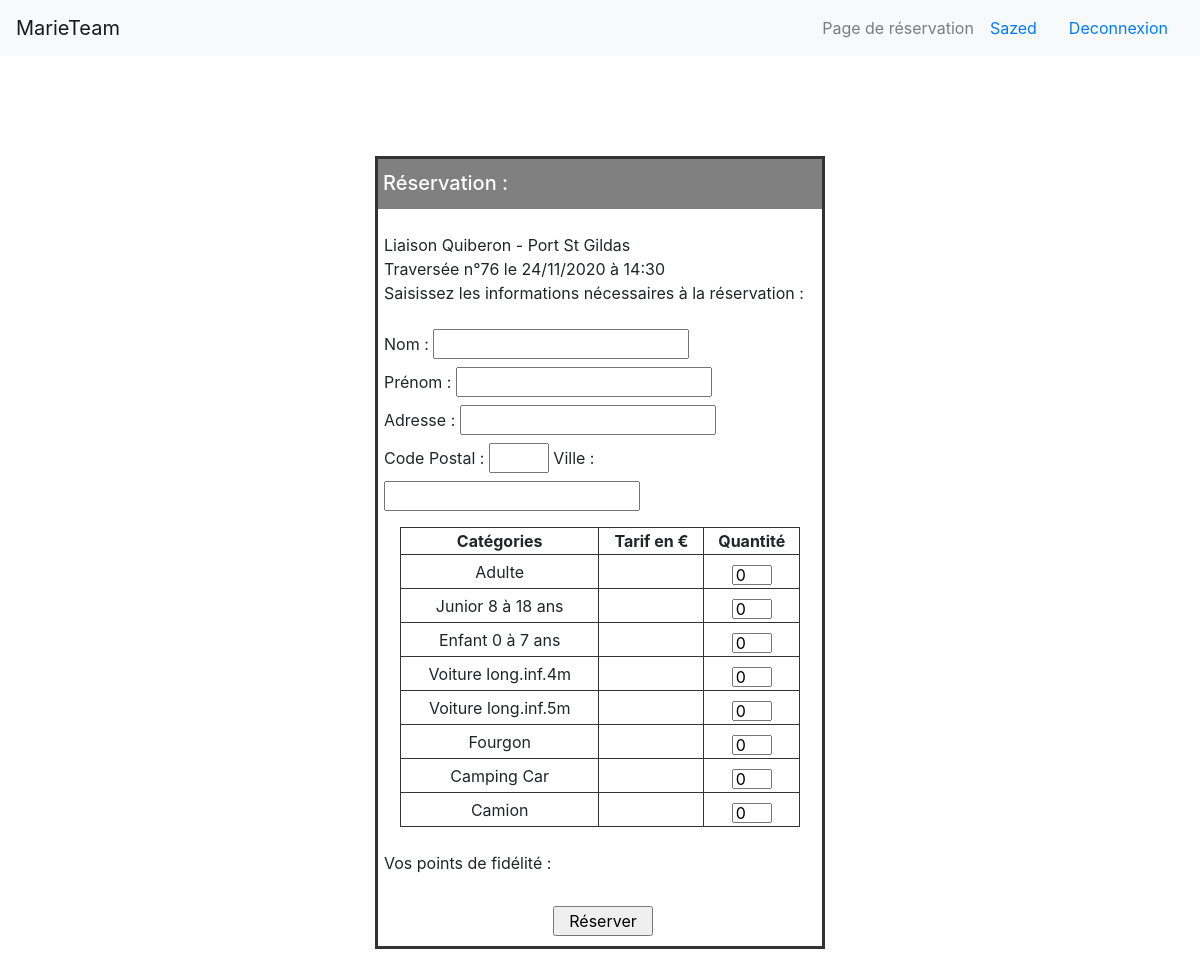
Before: /Reservation.php?reservation=76 (signed in) with the older database file.
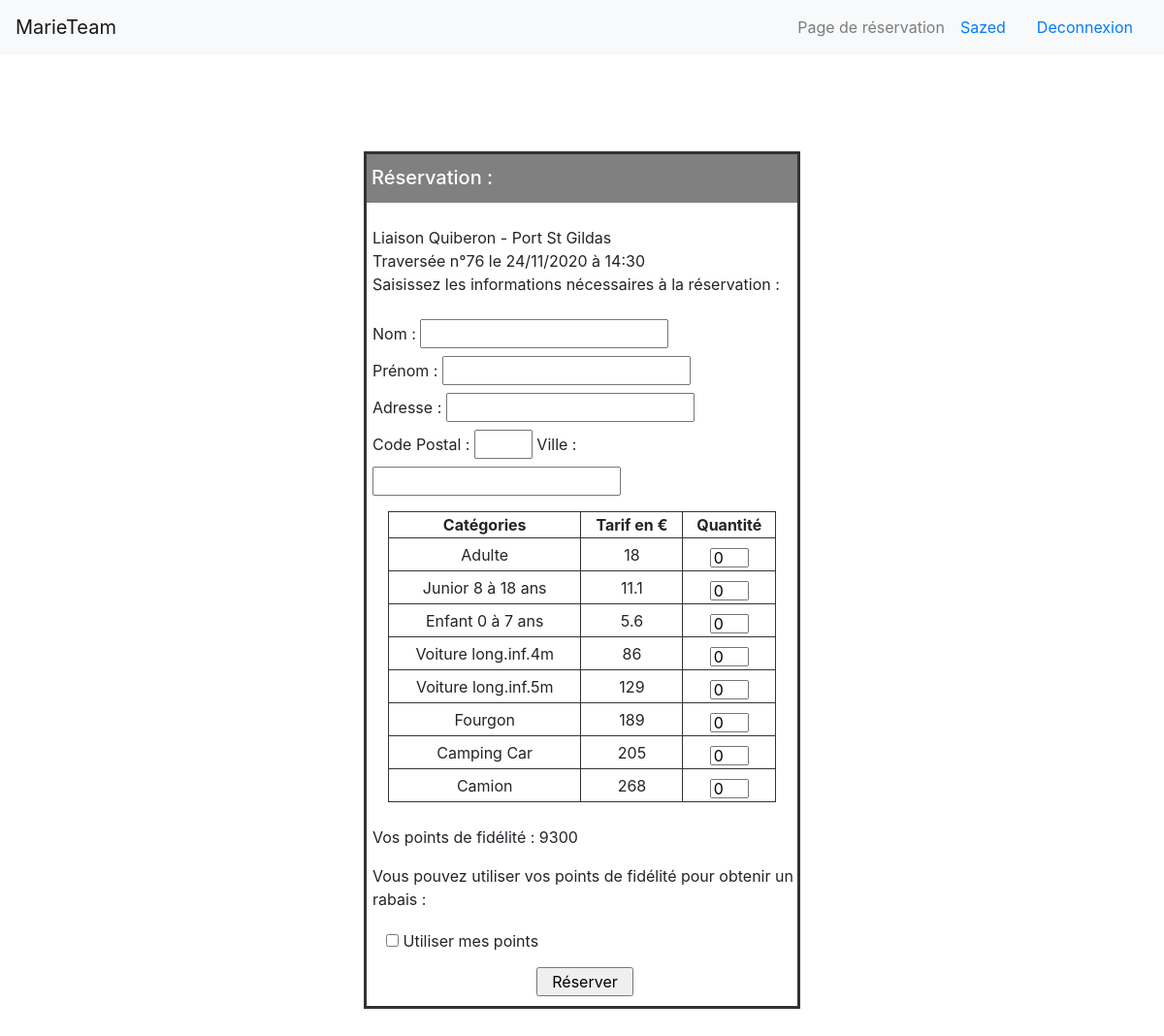
After: the same page with the newer database file.
### tables this page shows
CREATE TABLE IF NOT EXISTS `port` (
  `idPort` int(11) NOT NULL,
  `nom` varchar(50) NOT NULL,
  PRIMARY KEY (`idPort`)
);

CREATE TABLE IF NOT EXISTS `traversee` (
  `numTrav` int(11) NOT NULL,
  `date` date NOT NULL,
  `heure` varchar(50) NOT NULL,
  `idBateau` int(11) NOT NULL,
  `code` int(11) NOT NULL,
  PRIMARY KEY (`numTrav`),
  KEY `TRAVERSEE_BATEAU_FK` (`idBateau`),
  KEY `TRAVERSEE_LIAISON0_FK` (`code`)
);

CREATE TABLE IF NOT EXISTS `tarifer` (
  `dateDeb` date NOT NULL,
  `code` int(11) NOT NULL,
  `tarif` double NOT NULL,
  `numType` int(11) NOT NULL,
  PRIMARY KEY (`dateDeb`,`code`,`numType`),
  KEY `TARIFER_LIAISON0_FK` (`code`),
  KEY `numType` (`numType`)
);

CREATE TABLE IF NOT EXISTS `utilisateur` (
  `code_uti` int(11) NOT NULL AUTO_INCREMENT,
  `nom_uti` varchar(50) NOT NULL,
  `mdp_uti` varchar(50) NOT NULL,
  `pt_fid` int(11) NOT NULL,
  PRIMARY KEY (`code_uti`)
);

### Reservation.php (the view, shortened to what this page needs)
<!doctype html>
<html>
	<head>
		<link rel="stylesheet" href="bootstrap.css">
		<link rel="stylesheet" href="reservation.css">
	</head>
		<?php
			try{
				$bdd = new PDO('mysql:host=localhost;dbname=marieteam;charset=utf8','root','');
			}
			catch(Exception $e){
				die('Erreur : ' .$e->getMessage());
			}
		?>
	<body>
		<?php if(isset($_SESSION['username'])){ ?>
		<nav class="navbar navbar-expand-lg navbar-light bg-light">
			<a class="navbar-brand" href="index.php">MarieTeam</a>
			<div class="collapse navbar-collapse" id="navbarSupportedContent">
				<span class="navbar-text">
				Page de réservation
				</span>
			<?php if(!isset($_SESSION['username'])){?>
				<form class="form-inline my-2 my-lg-0">
				<a class="nav-link" href="Connexion.php">Connexion/Inscription<span class="sr-only">(current)</span></a>
				</form>
			<?php }
			else if(isset($_SESSION['username'])){?>
				<form class="form-inline my-2 my-lg-0">
				<a class="nav-link" href="profile.php"><?php echo $_SESSION['username']; ?></a>
				<a class="nav-link" href="Deconnexion.php">Deconnexion<span class="sr-only">(current)</span></a>
			</form>
			<?php } ?>
			</div>
		</nav>
		<div class="reservation">
			<div class="titre">
				<h5>Réservation :<h5>
			</div>
			<div class="donnees">
				<?php
					if(isset($_GET['reservation'])){
						$sql = 'SELECT DATE_FORMAT(T.date, \'%d/%m/%Y\') as dateT, T.heure, L.idPort, L.idPort_ARRIVEE, T.date FROM traversee as T, liaison as L WHERE numTrav = ? AND T.code = L.code';
						$stm = $bdd->prepare($sql);
						$stm->execute(array($_GET['reservation']));
						$result = $stm->fetchAll();
						$dateT = $result[0]['dateT'];
						$heure = $result[0]['heure'];
						$portDep = $result[0]['idPort'];
						$portArr = $result[0]['idPort_ARRIVEE'];
						$date = $result[0]['date'];
						$sql = 'SELECT nom FROM port WHERE idPort = ?';
						$stm = $bdd->prepare($sql);
						$stm->execute(array($portDep));
						$result = $stm->fetchAll();
						$nomPortDep = $result[0]['nom'];
						$sql = 'SELECT nom FROM port WHERE idPort = ?';
						$stm = $bdd->prepare($sql);
						$stm->execute(array($portArr));
						$result = $stm->fetchAll();
						$nomPortArr = $result[0]['nom']; ?>
						<br>
						<p>Liaison <?php echo htmlspecialchars($nomPortDep).' - '.htmlspecialchars($nomPortArr); ?><br>
						Traversée n°<?php echo htmlspecialchars($_GET['reservation']).' le '.htmlspecialchars($dateT).' à '.htmlspecialchars($heure); ?><br>
						Saisissez les informations nécessaires à la réservation :
						</p>
						<form action="billet.php" method="post">
							<p>
								Nom :
								<input type="text" name="nom" required><br>
								Prénom :
								<input type="text" name="prenom" required><br>
								Adresse :
								<input type="text" name="adresse" required><br>
								Code Postal :
								<input type="text" name="cp" class="codepost" required>
								Ville :
								<input type="text" name="ville" required>
							</p>
							<table class="reserver">
								<thead>
									<tr>
										<th>Catégories</th>
										<th>Tarif en €</th>
										<th>Quantité</th>
									</tr>
								</thead>
								<?php
									$sql = 'SELECT dateDeb FROM periode WHERE dateDeb <= ? AND dateFin >= ?';
									$stm = $bdd->prepare($sql);
									$stm->execute(array($date,$date));
									$result = $stm->fetchAll();
									$dateDeb = $result[0]['dateDeb'];
									$sql = 'SELECT * FROM tarifer WHERE dateDeb = ?';
									$stm = $bdd->prepare($sql);
									$stm->execute(array($dateDeb));
									$result = $stm->fetchAll();
								?>
								<tbody>
									<tr>
										<td>Adulte</td>
										<td><?php echo htmlspecialchars($result[0]['tarif']); ?></td>
										<td><input type="number" name="nAdulte" class="b-nombre" min="0" max="100" value = "0"></td>
									</tr>
									<tr>
										<td>Junior 8 à 18 ans</td>
										<td><?php echo htmlspecialchars($result[1]['tarif']); ?></td>
										<td><input type="number" name="nJunior" class="b-nombre" min="0" max="100" value = "0"></td>
									</tr>
									<tr>
										<td>Enfant 0 à 7 ans</td>
										<td><?php echo htmlspecialchars($result[2]['tarif']); ?></td>
										<td><input type="number" name="nEnfant" class="b-nombre" min="0" max="100" value = "0"></td>
									</tr>
									<tr>
										<td>Voiture long.inf.4m</td>
										<td><?php echo htmlspecialchars($result[3]['tarif']); ?></td>
										<td><input type="number" name="nVoitInf4" class="b-nombre" min="0" max="100" value = "0"></td>
									</tr>
									<tr>
										<td>Voiture long.inf.5m</td>
										<td><?php echo htmlspecialchars($result[4]['tarif']); ?></td>
										<td><input type="number" name="nVoitInf5" class="b-nombre" min="0" max="100" value = "0"></td>
									</tr>
									<tr>
										<td>Fourgon</td>
										<td><?php echo htmlspecialchars($result[5]['tarif']); ?></td>
										<td><input type="number" name="nFourgon" class="b-nombre" min="0" max="100" value = "0"></td>
									</tr>
									<tr>
										<td>Camping Car</td>
										<td><?php echo htmlspecialchars($result[6]['tarif']); ?></td>
										<td><input type="number" name="nCampingCar" class="b-nombre" min="0" max="100" value = "0"></td>
									</tr>
									<tr>
										<td>Camion</td>
										<td><?php echo htmlspecialchars($result[7]['tarif']); ?></td>
										<td><input type="number" name="nCamion" class="b-nombre" min="0" max="100" value = "0"></td>
									</tr>
								</tbody>
							</table><br>
							<p>Vos points de fidélité : <?php
								$sql = 'SELECT pt_fid FROM utilisateur WHERE nom_uti = ?';
								$stm = $bdd->prepare($sql);
								$stm->execute(array($_SESSION['username']));
								$result = $stm->fetchAll();
								$points_fid = $result[0]['pt_fid'];
								echo $points_fid;
							?></p>
							<?php if($points_fid >= 100){ ?>
									<p>Vous pouvez utiliser vos points de fidélité pour obtenir un rabais :</p>
									<input type="checkbox" name="fidelite" class="rad"> Utiliser mes points</label><br>
								<?php }
							?>
							<input type="submit" value="Réserver" class="b-reserver">
						</form>
				<?php	}
				?>
			</div>
		</div>
		<?php
		}else{
			header('Location: Connexion.php');
		}
		?>
	</body>
</html>

### reservation.css (style rules this page uses)
.reservation { margin-top:100px; width: 450px; border: 3px solid #333; margin-right:auto; margin-left:auto; margin-bottom: 80px; }
.titre { height:50px; margin:auto; background-color: grey; }
.titre > h5 { padding-top:12px; padding-left:5px; color: white; }
.donnees > p, .donnees > form > p { margin-left:6px; }
input { margin-top : 8px; }
.codepost { width:60px; }
td,th { border: 1px solid #333; text-align: center; vertical-align: middle; }
.reserver { width: 400px; height: 300px; margin:auto; }
.b-reserver { width:100px; margin-left:175px; margin-top:15px; margin-bottom: 10px; }
.b-nombre { width:40px; height:20px; }
.rad { margin-left: 20px; }

Changed rows visible on the page:
added tarifer: tarif "18"
added tarifer: tarif "11.1"
added tarifer: tarif "5.6"
added tarifer: tarif "86"
added tarifer: tarif "129"
added tarifer: tarif "189"
added tarifer: tarif "205"
added tarifer: tarif "268"
now on this page (row edited): utilisateur: pt_fid "9300"
changed utilisateur: pt_fid empty → 9300 (drawn)
Other visible differences:
form field fidelite: (not shown) → "☐"
text now shown: "Vous pouvez utiliser vos points de fidélité pour obtenir un rabais : Utiliser mes points"
